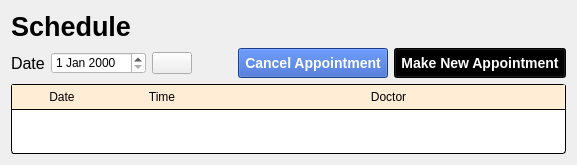
                 <widget class="QWidget" name="schedule_page_2">
                  <layout class="QVBoxLayout" name="verticalLayout_41">
                   <item>
                    <layout class="QHBoxLayout" name="horizontalLayout_43">
                     <item>
                      <widget class="QLabel" name="label_34">
                       <property name="styleSheet">
                        <string notr="true">font: 20pt;
font-weight: bold;</string>
                       </property>
                       <property name="text">
                        <string>Schedule</string>
                       </property>
                      </widget>
                     </item>
                     <item>
                      <spacer name="horizontalSpacer_72">
                       <property name="orientation">
                        <enum>Qt::Horizontal</enum>
                       </property>
                       <property name="sizeHint" stdset="0">
                        <size>
                         <width>40</width>
                         <height>20</height>
                        </size>
                       </property>
                      </spacer>
                     </item>
                    </layout>
                   </item>
                   <item>
                    <layout class="QHBoxLayout" name="horizontalLayout_57">
                     <item>
                      <widget class="QLabel" name="label_35">
                       <property name="styleSheet">
                        <string notr="true">font: 12pt;</string>
                       </property>
                       <property name="text">
                        <string>Date</string>
                       </property>
                      </widget>
                     </item>
                     <item>
                      <widget class="QDateEdit" name="appointment_date">
                       <property name="styleSheet">
                        <string notr="true">background-color: white;</string>
                       </property>
                      </widget>
                     </item>
                     <item>
                      <widget class="QPushButton" name="search_date_button">
                       <property name="text">
                        <string/>
                       </property>
                       <property name="icon">
                        <iconset resource="images.qrc">
                         <normaloff>:/static/19.png</normaloff>:/static/19.png</iconset>
                       </property>
                       <property name="iconSize">
                        <size>
                         <width>40</width>
                         <height>40</height>
                        </size>
                       </property>
                      </widget>
                     </item>
                     <item>
                      <spacer name="horizontalSpacer_71">
                       <property name="orientation">
                        <enum>Qt::Horizontal</enum>
                       </property>
                       <property name="sizeHint" stdset="0">
                        <size>
                         <width>40</width>
                         <height>20</height>
                        </size>
                       </property>
                      </spacer>
                     </item>
                     <item>
                      <widget class="QPushButton" name="cancel_appointment">
                       <property name="styleSheet">
                        <string notr="true">QPushButton#cancel_appointment {
	background-color: rgb(39, 86, 193);
	color: white;
	padding: 6px;
    font: bold 14px;
}
QPushButton#cancel_appointment:hover {
    background-color: black;
	color: white;
    border-style: inset;
}</string>
                       </property>
                       <property name="text">
                        <string>Cancel Appointment</string>
                       </property>
                      </widget>
                     </item>
                     <item>
                      <widget class="QPushButton" name="new_appointment_button">
                       <property name="styleSheet">
                        <string notr="true">QPushButton#new_appointment_button {
	background-color: black;
	color: white;
	padding: 6px;
    font: bold 14px;
}
QPushButton#new_appointment_button:hover {
    background-color: white;
	color: black;
    border-style: inset;
}</string>
                       </property>
                       <property name="text">
                        <string>Make New Appointment</string>
                       </property>
                      </widget>
                     </item>
                    </layout>
                   </item>
                   <item>
                    <widget class="QTableWidget" name="patient_schedule_table">
                     <property name="styleSheet">
                      <string notr="true">QScrollBar{
	background-color: rgb(222, 224, 224);
}
QTableWidget{
	background-color: rgb(255, 255, 255);
	border-radius: 3px;
	border: 1px solid black;
}

QHeaderView::section{
	background-color: rgb(255, 237, 213);
	border: none;
	border-bottom: 1px solid black;
	padding: 3px 5px;
}

QHeaderView::item{
	border-bottom: 1px solid black;
	background-color: rgb(255, 255, 246);
	text-align: left;
	padding-left: 3px;
}


</string>
                     </property>
                     <property name="sizeAdjustPolicy">
                      <enum>QAbstractScrollArea::AdjustToContents</enum>
                     </property>
                     <attribute name="horizontalHeaderStretchLastSection">
                      <bool>true</bool>
                     </attribute>
                     <attribute name="verticalHeaderVisible">
                      <bool>false</bool>
                     </attribute>
                     <attribute name="verticalHeaderStretchLastSection">
                      <bool>false</bool>
                     </attribute>
                     <column>
                      <property name="text">
                       <string>Date</string>
                      </property>
                     </column>
                     <column>
                      <property name="text">
                       <string>Time</string>
                      </property>
                     </column>
                     <column>
                      <property name="text">
                       <string>Doctor</string>
                      </property>
                     </column>
                    </widget>
                   </item>
                  </layout>
                 </widget>
